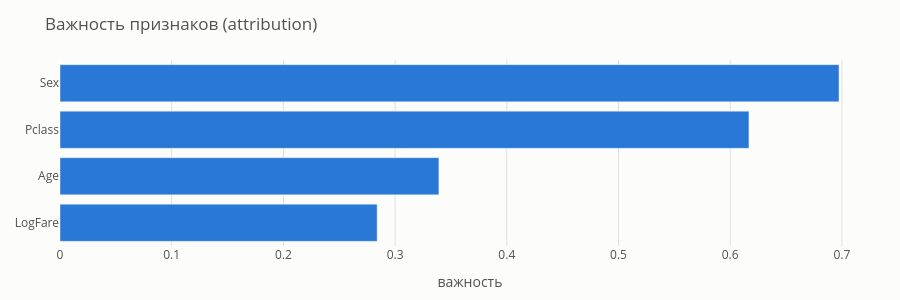

The code cell stored with this chart in its notebook:
### Markdown cell above
Абсолютные значения по оси Y не важны (общий сдвиг уходит в константу) — смысл
несут форма кривой и перепады высоты. Что видно:

- **Sex** — всего два значения, но перепад самый большой: ≈ +2.7 к score
  у женщин относительно мужчин. Главный фактор.
- **Pclass** — почти прямая вниз: каждый следующий класс отнимает ≈ 1.4.
- **Age** — единственная по-настоящему нелинейная кривая: заметный бонус
  самым маленьким (левый край на ≈ 3 выше «взрослого» уровня), после ~16 лет —
  почти плато с мелкими волнами. Это тот самый эффект «дети выживают», который
  линейная модель без флага IsChild не видит (мы это обсуждали в `todo.txt`).
  Правому краю (около 80 лет) доверять не стоит — там сплайн опирается на
  единичные точки.
- **LogFare** — резкий скачок между «билет почти даром» (LogFare ≈ 0) и
  обычными билетами, дальше почти плато. Факт из данных: пассажиров с Fare = 0
  в выборке 15, все мужчины, выжил один.

### Code cell
plot_feature_scores(model, FEATURES)

### Figure 1 — Plotly figure (JSON) as saved in the notebook; plotly's stock layout.template omitted (floating-point values rounded to 4 significant figures)
{"data": [{"marker": {"color": "#2a78d6"}, "orientation": "h", "type": "bar", "x": [0.2839, 0.3392, 0.6168, 0.6974], "y": ["LogFare", "Age", "Pclass", "Sex"]}], "layout": {"font": {"color": "#52514e"}, "height": 300, "margin": {"b": 50, "l": 60, "r": 20, "t": 60}, "paper_bgcolor": "#fcfcfb", "plot_bgcolor": "#fcfcfb", "title": {"text": "Важность признаков (attribution)"}, "xaxis": {"gridcolor": "#e1e0d9", "title": {"text": "важность"}}}}
